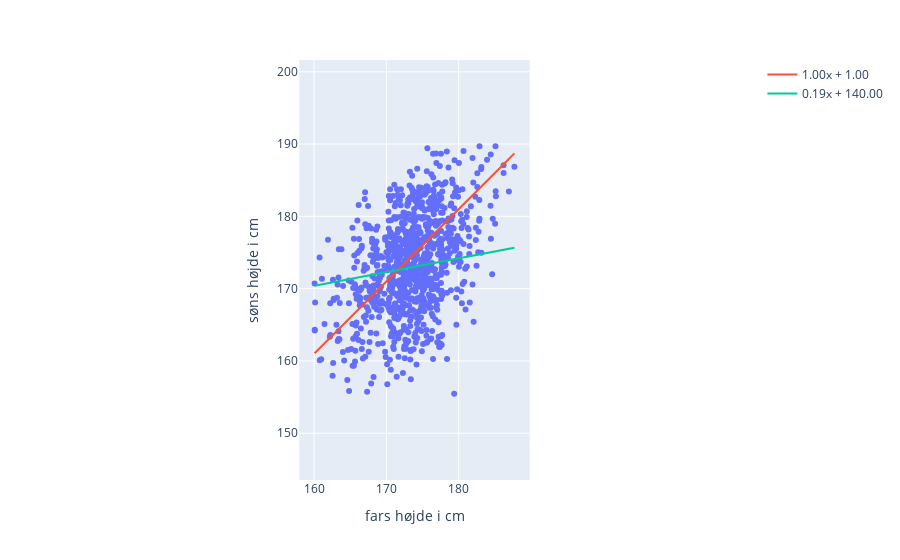

Write notebook code for a chart like this one.
### Code cell
fig = scatterplot(df, tuples=[(1, 1), (0.19, 140)])

### Figure 1 — Plotly figure (JSON) as saved in the notebook; plotly's stock layout.template omitted (floating-point values rounded to 4 significant figures; data arrays with more than 128 entries replaced by an {"elided": "..."} marker saying what was removed)
{"data": [{"hovertemplate": "parent=%{x}<br>child=%{y}<extra></extra>", "legendgroup": "", "marker": {"color": "#636efa", "symbol": "circle"}, "mode": "markers", "name": "", "orientation": "v", "showlegend": false, "type": "scatter", "x": {"elided": "952 float values"}, "xaxis": "x", "y": {"elided": "952 float values"}, "yaxis": "y"}, {"mode": "lines", "name": "1.00x + 1.00", "type": "scatter", "x": {"elided": "952 float values"}, "y": {"elided": "952 float values"}}, {"mode": "lines", "name": "0.19x + 140.00", "type": "scatter", "x": {"elided": "952 float values"}, "y": {"elided": "952 float values"}}], "layout": {"autosize": true, "dragmode": "pan", "hovermode": "closest", "legend": {"tracegroupgap": 0}, "margin": {"t": 60}, "xaxis": {"anchor": "y", "autorange": true, "constrain": "domain", "domain": [0.3278, 0.6722], "range": [153.7, 194.0], "title": {"text": "fars højde i cm"}, "type": "linear"}, "yaxis": {"anchor": "x", "autorange": true, "domain": [0, 1], "range": [153.0, 192.1], "scaleanchor": "x", "scaleratio": 1, "title": {"text": "søns højde i cm"}, "type": "linear"}}}
